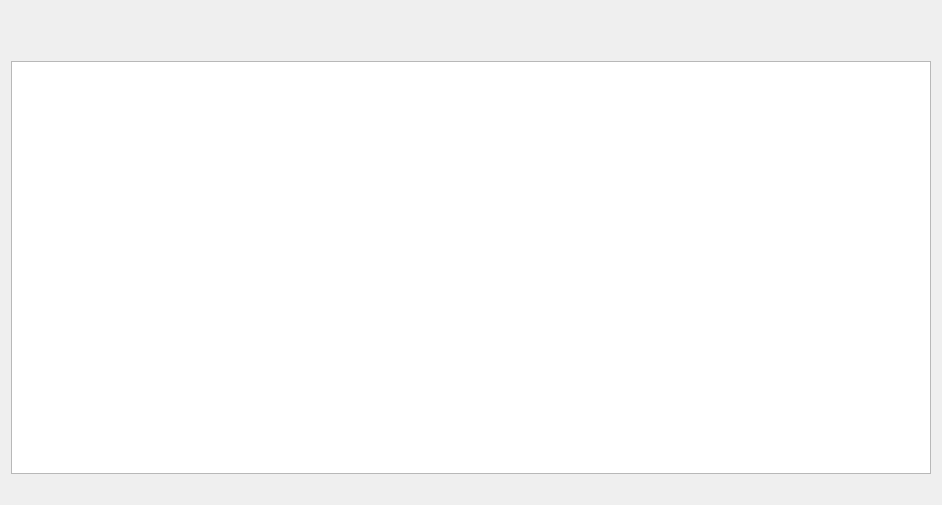
<?xml version="1.0" encoding="UTF-8"?>
<ui version="4.0">
 <class>Widget</class>
 <widget class="QWidget" name="Widget">
  <property name="geometry">
   <rect>
    <x>0</x>
    <y>0</y>
    <width>942</width>
    <height>505</height>
   </rect>
  </property>
  <property name="windowTitle">
   <string>Text Editor</string>
  </property>
  <property name="windowIcon">
   <iconset>
    <normaloff>resources/Icon.png</normaloff>
    <normalon>resources/Icon.png</normalon>resources/Icon.png</iconset>
  </property>
  <layout class="QVBoxLayout" name="verticalLayout">
   <item>
    <spacer name="verticalSpacer_2">
     <property name="orientation">
      <enum>Qt::Vertical</enum>
     </property>
     <property name="sizeType">
      <enum>QSizePolicy::Fixed</enum>
     </property>
     <property name="sizeHint" stdset="0">
      <size>
       <width>20</width>
       <height>50</height>
      </size>
     </property>
    </spacer>
   </item>
   <item>
    <widget class="QTextEdit" name="TextEdit"/>
   </item>
   <item>
    <spacer name="verticalSpacer">
     <property name="orientation">
      <enum>Qt::Vertical</enum>
     </property>
     <property name="sizeType">
      <enum>QSizePolicy::Fixed</enum>
     </property>
     <property name="sizeHint" stdset="0">
      <size>
       <width>20</width>
       <height>20</height>
      </size>
     </property>
    </spacer>
   </item>
  </layout>
 </widget>
 <resources/>
 <connections/>
</ui>
